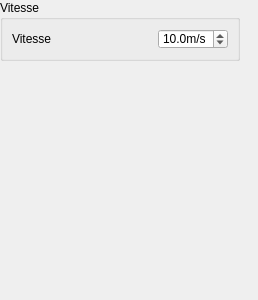
<?xml version="1.0" encoding="UTF-8"?>
<ui version="4.0">
 <class>VueParametresTapis</class>
 <widget class="QWidget" name="VueParametresTapis">
  <property name="geometry">
   <rect>
    <x>0</x>
    <y>0</y>
    <width>258</width>
    <height>300</height>
   </rect>
  </property>
  <property name="minimumSize">
   <size>
    <width>258</width>
    <height>0</height>
   </size>
  </property>
  <property name="maximumSize">
   <size>
    <width>258</width>
    <height>16777215</height>
   </size>
  </property>
  <property name="windowTitle">
   <string>Form</string>
  </property>
  <widget class="QGroupBox" name="groupeVitesse">
   <property name="geometry">
    <rect>
     <x>0</x>
     <y>0</y>
     <width>240</width>
     <height>61</height>
    </rect>
   </property>
   <property name="title">
    <string>Vitesse</string>
   </property>
   <layout class="QVBoxLayout" name="verticalLayout_5" stretch="0">
    <item>
     <layout class="QHBoxLayout" name="horizontalLayout" stretch="1,0">
      <item>
       <widget class="QLabel" name="libelleVitesseMax">
        <property name="text">
         <string>Vitesse</string>
        </property>
       </widget>
      </item>
      <item>
       <widget class="QDoubleSpinBox" name="vitesseMax">
        <property name="suffix">
         <string>m/s</string>
        </property>
        <property name="decimals">
         <number>1</number>
        </property>
        <property name="minimum">
         <double>0.000000000000000</double>
        </property>
        <property name="maximum">
         <double>30.000000000000000</double>
        </property>
        <property name="singleStep">
         <double>1.000000000000000</double>
        </property>
        <property name="value">
         <double>10.000000000000000</double>
        </property>
       </widget>
      </item>
     </layout>
    </item>
   </layout>
  </widget>
  <zorder>groupeVitesse</zorder>
  <zorder></zorder>
 </widget>
 <resources/>
 <connections/>
</ui>
